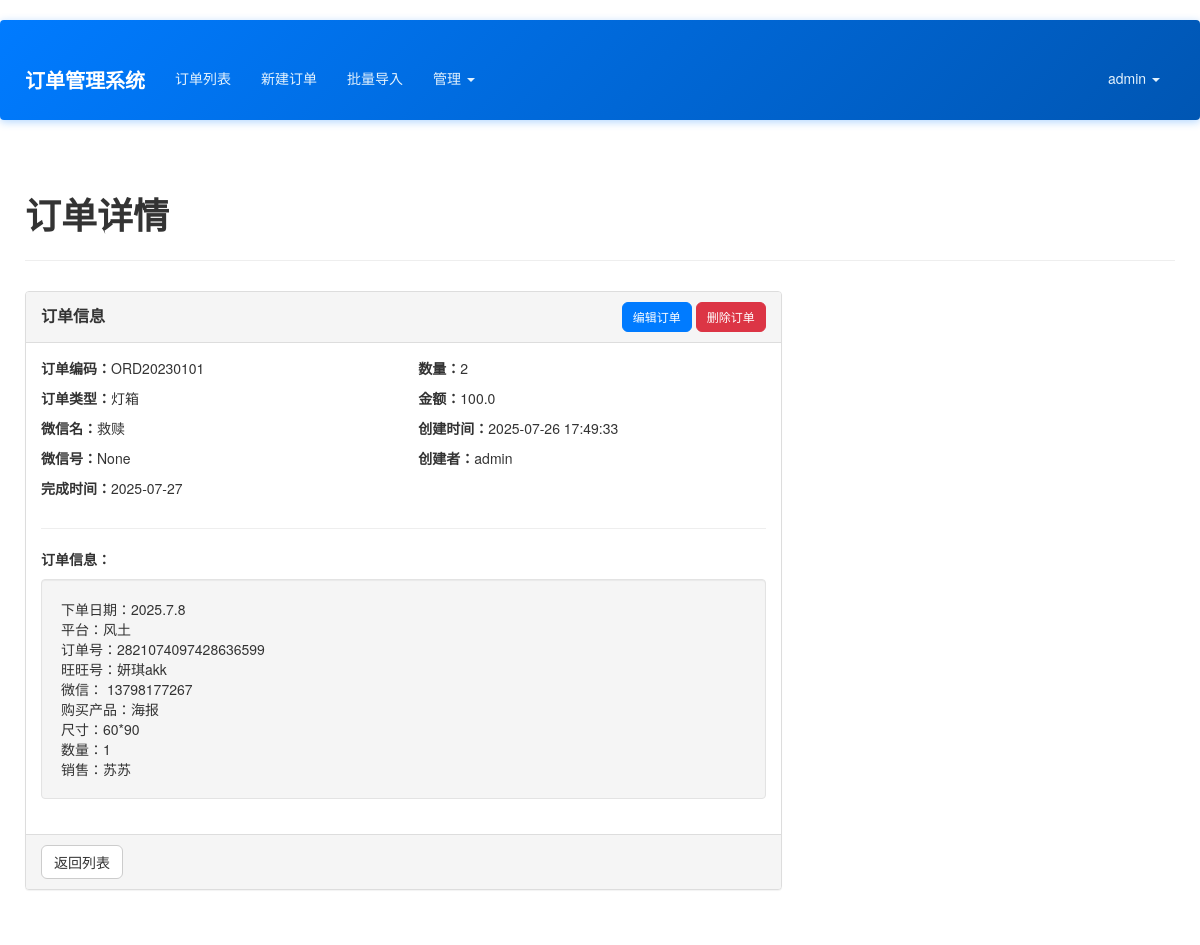
The app's page /order/1 (signed in), older data.
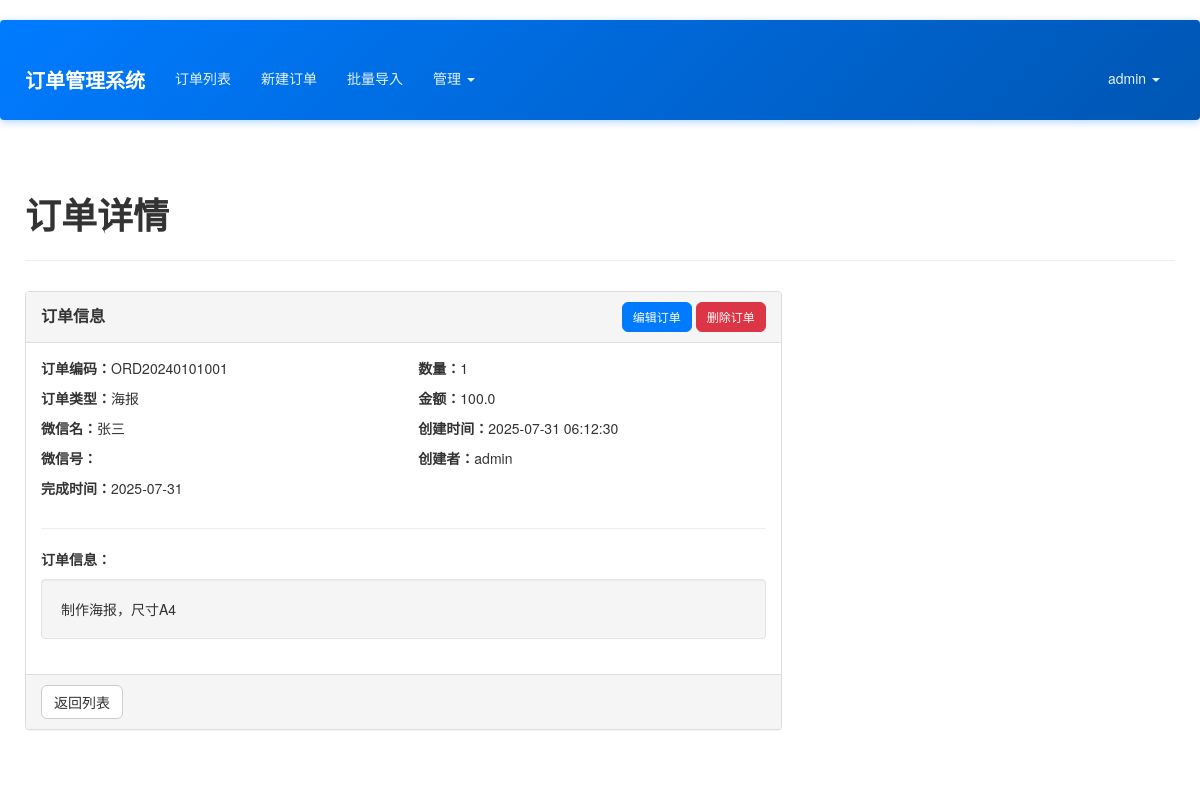
The same page, newer data.
### app/models.py (models this page shows, shortened)
class Order(db.Model):
    __tablename__ = 'orders'
    id = db.Column(db.Integer, primary_key=True)
    order_code = db.Column(db.String(64), unique=True, index=True)
    wechat_name = db.Column(db.String(64))
    wechat_id = db.Column(db.String(64))
    phone = db.Column(db.String(20), nullable=False)  # 手机号，必填
    order_info = db.Column(db.Text())
    completion_time = db.Column(db.DateTime)
    quantity = db.Column(db.Integer)
    amount = db.Column(db.Float)
    notes = db.Column(db.Text())  # 备注字段
    create_time = db.Column(db.DateTime, default=datetime.utcnow)
    user_id = db.Column(db.Integer, db.ForeignKey('users.id'))
    order_type_id = db.Column(db.Integer, db.ForeignKey('order_types.id'))
    status = db.Column(db.String(20), default='未完成')  # 订单状态：未完成、已结算、未结算
    images = db.relationship('OrderImage', backref='order', lazy='dynamic')
    custom_fields = db.Column(db.Text())

class OrderType(db.Model):
    __tablename__ = 'order_types'
    id = db.Column(db.Integer, primary_key=True)
    name = db.Column(db.String(64), unique=True, nullable=False)
    description = db.Column(db.String(256))
    is_active = db.Column(db.Boolean, default=True)
    create_time = db.Column(db.DateTime, default=datetime.utcnow)
    orders = db.relationship('Order', backref='order_type', lazy='dynamic')

### app/main/views.py (the view)
@main.route('/order/<int:id>')
@login_required
def view_order(id):
    order = Order.query.get_or_404(id)
    if not current_user.can(Permission.VIEW_ALL) and order.user_id != current_user.id:
        abort(403)
    return render_template('main/view_order.html', order=order)

### app/context_processors.py (called while the page is built)
def inject_permissions():
    return dict(Permission=Permission)

### app/models.py (called while the page is built)
@login_manager.user_loader
def load_user(user_id):
    return User.query.get(int(user_id))

    def has_permission(self, perm):
        return self.permissions & perm == perm

    def can(self, perm):
        return self.role is not None and self.role.has_permission(perm)

### app/templates/main/view_order.html (shortened to what this page needs)
{% extends "base.html" %}
{% block page_content %}
<div class="page-header">
    <h1>订单详情</h1>
</div>
<div class="row">
    <div class="col-md-8">
        <div class="panel panel-default">
            <div class="panel-heading">
                <div class="row">
                    <div class="col-md-8">
                        <h3 class="panel-title">订单信息</h3>
                    </div>
                    <div class="col-md-4 text-right">
                        <a href="{{ url_for('main.edit_order', id=order.id) }}" class="btn btn-primary btn-sm">编辑订单</a>
                        <button class="btn btn-danger btn-sm" id="deleteOrder">删除订单</button>
                    </div>
                </div>
            </div>
            <div class="panel-body">
                <div class="row">
                    <div class="col-md-6">
                        <p><strong>订单编码：</strong>{{ order.order_code }}</p>
                        <p><strong>订单类型：</strong>{{ order.order_type.name if order.order_type else '未分类' }}</p>
                        <p><strong>微信名：</strong>{{ order.wechat_name or '-' }}</p>
                        <p><strong>微信号：</strong>{{ order.wechat_id }}</p>
                        <p><strong>完成时间：</strong>{{ order.completion_time.strftime('%Y-%m-%d') if order.completion_time else '' }}</p>
                    </div>
                    <div class="col-md-6">
                        <p><strong>数量：</strong>{{ order.quantity }}</p>
                        <p><strong>金额：</strong>{{ order.amount }}</p>
                        <p><strong>创建时间：</strong>{{ order.create_time.strftime('%Y-%m-%d %H:%M:%S') }}</p>
                        <p><strong>创建者：</strong>{{ order.creator.username if order.creator else '' }}</p>
                    </div>
                </div>
                <hr>
                <div class="row">
                    <div class="col-md-12">
                        <p><strong>订单信息：</strong></p>
                        <div class="well">{{ order.order_info | nl2br }}</div>
                    </div>
                </div>
            </div>
            <div class="panel-footer">
                <a href="{{ url_for('main.order_list') }}" class="btn btn-default">返回列表</a>
            </div>
        </div>
    </div>
</div>
{% endblock %}

Row changes from the older to the newer data that the page shows:
no longer on this page (row unchanged): OrderType: order_type "灯箱"
changed Order: order_code "ORD20230101" → "ORD20240101001"; wechat_name "救赎" → "张三"; completion_time "2025-07-27" → "2025-07-31"; quantity "2" → "1"; create_time "2025-07-26 17:49:33" → "2025-07-31 06:12:30"; order_info "下单日期：2025.7.8 平台：风土 订单号：2821074097428636599 旺旺号：妍琪akk 微信： 13798177267 购买产品：海报 尺寸：60*90 数量：1 销售：苏苏" → "制作海报，尺寸A4"; wechat_id "None" → (not shown)
now on this page (row unchanged): OrderType: order_type "海报"
